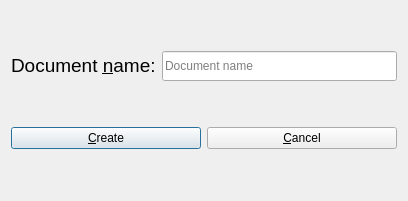
<?xml version="1.0" encoding="UTF-8"?>
<ui version="4.0">
 <class>CreateDialog</class>
 <widget class="QDialog" name="CreateDialog">
  <property name="geometry">
   <rect>
    <x>0</x>
    <y>0</y>
    <width>408</width>
    <height>201</height>
   </rect>
  </property>
  <property name="windowTitle">
   <string>Create File</string>
  </property>
  <property name="windowIcon">
   <iconset>
    <normaloff>:/images/new_doc.png</normaloff>:/images/new_doc.png</iconset>
  </property>
  <property name="styleSheet">
   <string notr="true">QMessageBox  QLabel {
  background-color:#f2f2f2;
  color: #1C4073;
}
QMessageBox  QIcon {
  background-color:#f2f2f2;
}
QMessageBox QPushButton {min-width: 50; min-height: 19; background-color: green; color: white} 

QLabel {
background-color: transparent;
}´

background-color: #f2f2f2;</string>
  </property>
  <layout class="QVBoxLayout" name="verticalLayout">
   <item>
    <layout class="QHBoxLayout" name="horizontalLayout">
     <item>
      <widget class="QLabel" name="newfile_filename_label">
       <property name="styleSheet">
        <string notr="true">font-size: 18pt;
padding: 0.5em;
background-color: transparent;
</string>
       </property>
       <property name="text">
        <string>&lt;html&gt;&lt;head/&gt;&lt;body&gt;&lt;p&gt;&lt;span style=&quot; font-size:14pt;&quot;&gt;Document &lt;/span&gt;&lt;span style=&quot; font-size:14pt; text-decoration: underline;&quot;&gt;n&lt;/span&gt;&lt;span style=&quot; font-size:14pt;&quot;&gt;ame:&lt;/span&gt;&lt;/p&gt;&lt;/body&gt;&lt;/html&gt;</string>
       </property>
      </widget>
     </item>
     <item>
      <widget class="QLineEdit" name="document_name">
       <property name="minimumSize">
        <size>
         <width>0</width>
         <height>30</height>
        </size>
       </property>
       <property name="maximumSize">
        <size>
         <width>16777215</width>
         <height>30</height>
        </size>
       </property>
       <property name="placeholderText">
        <string>Document name</string>
       </property>
      </widget>
     </item>
    </layout>
   </item>
   <item>
    <layout class="QHBoxLayout" name="horizontalLayout_2">
     <item>
      <widget class="QPushButton" name="create">
       <property name="cursor">
        <cursorShape>PointingHandCursor</cursorShape>
       </property>
       <property name="text">
        <string>&amp;Create</string>
       </property>
      </widget>
     </item>
     <item>
      <widget class="QPushButton" name="cancel">
       <property name="cursor">
        <cursorShape>PointingHandCursor</cursorShape>
       </property>
       <property name="text">
        <string>&amp;Cancel</string>
       </property>
      </widget>
     </item>
    </layout>
   </item>
  </layout>
 </widget>
 <resources>
  <include location="resource.qrc"/>
 </resources>
 <connections>
  <connection>
   <sender>cancel</sender>
   <signal>clicked()</signal>
   <receiver>CreateDialog</receiver>
   <slot>reject()</slot>
   <hints>
    <hint type="sourcelabel">
     <x>340</x>
     <y>146</y>
    </hint>
    <hint type="destinationlabel">
     <x>369</x>
     <y>100</y>
    </hint>
   </hints>
  </connection>
  <connection>
   <sender>create</sender>
   <signal>clicked()</signal>
   <receiver>CreateDialog</receiver>
   <slot>accept()</slot>
   <hints>
    <hint type="sourcelabel">
     <x>104</x>
     <y>149</y>
    </hint>
    <hint type="destinationlabel">
     <x>84</x>
     <y>107</y>
    </hint>
   </hints>
  </connection>
 </connections>
</ui>
